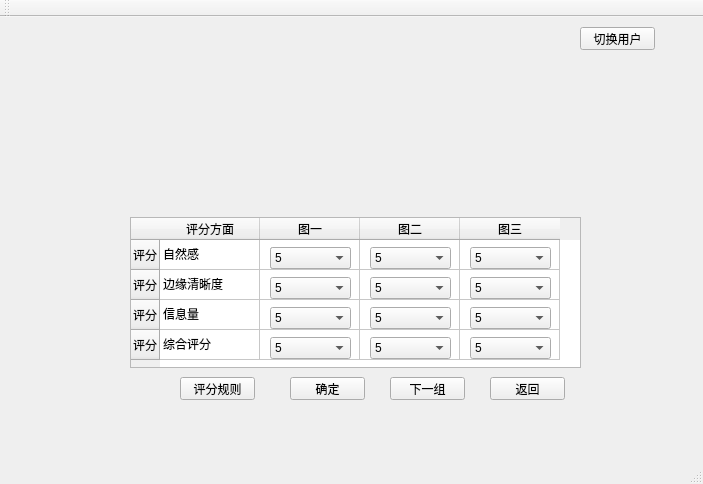
<?xml version="1.0" encoding="UTF-8"?>
<ui version="4.0">
 <class>MainWindow</class>
 <widget class="QMainWindow" name="MainWindow">
  <property name="geometry">
   <rect>
    <x>0</x>
    <y>0</y>
    <width>703</width>
    <height>484</height>
   </rect>
  </property>
  <property name="windowTitle">
   <string>MainWindow</string>
  </property>
  <widget class="QWidget" name="centralWidget">
   <widget class="QTableWidget" name="tableWidget">
    <property name="geometry">
     <rect>
      <x>130</x>
      <y>200</y>
      <width>451</width>
      <height>151</height>
     </rect>
    </property>
    <row>
     <property name="text">
      <string>评分</string>
     </property>
    </row>
    <row>
     <property name="text">
      <string>评分</string>
     </property>
    </row>
    <row>
     <property name="text">
      <string>评分</string>
     </property>
    </row>
    <row>
     <property name="text">
      <string>评分</string>
     </property>
    </row>
    <column>
     <property name="text">
      <string>评分方面</string>
     </property>
    </column>
    <column>
     <property name="text">
      <string>图一</string>
     </property>
    </column>
    <column>
     <property name="text">
      <string>图二</string>
     </property>
    </column>
    <column>
     <property name="text">
      <string>图三</string>
     </property>
    </column>
    <item row="0" column="0">
     <property name="text">
      <string>自然感</string>
     </property>
    </item>
    <item row="1" column="0">
     <property name="text">
      <string>边缘清晰度</string>
     </property>
    </item>
    <item row="1" column="1">
     <property name="text">
      <string/>
     </property>
    </item>
    <item row="2" column="0">
     <property name="text">
      <string>信息量</string>
     </property>
    </item>
    <item row="3" column="0">
     <property name="text">
      <string>综合评分</string>
     </property>
    </item>
   </widget>
   <widget class="QPushButton" name="btn5">
    <property name="geometry">
     <rect>
      <x>290</x>
      <y>360</y>
      <width>75</width>
      <height>23</height>
     </rect>
    </property>
    <property name="text">
     <string>确定</string>
    </property>
   </widget>
   <widget class="QPushButton" name="btn6">
    <property name="geometry">
     <rect>
      <x>180</x>
      <y>360</y>
      <width>75</width>
      <height>23</height>
     </rect>
    </property>
    <property name="text">
     <string>评分规则</string>
    </property>
   </widget>
   <widget class="QPushButton" name="btn7">
    <property name="geometry">
     <rect>
      <x>390</x>
      <y>360</y>
      <width>75</width>
      <height>23</height>
     </rect>
    </property>
    <property name="text">
     <string>下一组</string>
    </property>
   </widget>
   <widget class="QPushButton" name="btn8">
    <property name="geometry">
     <rect>
      <x>490</x>
      <y>360</y>
      <width>75</width>
      <height>23</height>
     </rect>
    </property>
    <property name="text">
     <string>返回</string>
    </property>
   </widget>
   <widget class="QPushButton" name="btn9">
    <property name="geometry">
     <rect>
      <x>580</x>
      <y>10</y>
      <width>75</width>
      <height>23</height>
     </rect>
    </property>
    <property name="text">
     <string>切换用户</string>
    </property>
   </widget>
   <widget class="QComboBox" name="comboBox">
    <property name="geometry">
     <rect>
      <x>270</x>
      <y>230</y>
      <width>81</width>
      <height>22</height>
     </rect>
    </property>
    <item>
     <property name="text">
      <string>A</string>
     </property>
    </item>
    <item>
     <property name="text">
      <string>B</string>
     </property>
    </item>
    <item>
     <property name="text">
      <string>C</string>
     </property>
    </item>
    <item>
     <property name="text">
      <string>D</string>
     </property>
    </item>
    <item>
     <property name="text">
      <string>E</string>
     </property>
    </item>
   </widget>
   <widget class="QLabel" name="label2">
    <property name="geometry">
     <rect>
      <x>120</x>
      <y>50</y>
      <width>121</width>
      <height>121</height>
     </rect>
    </property>
    <property name="text">
     <string/>
    </property>
    <property name="scaledContents">
     <bool>true</bool>
    </property>
   </widget>
   <widget class="QLabel" name="label3">
    <property name="geometry">
     <rect>
      <x>290</x>
      <y>50</y>
      <width>121</width>
      <height>121</height>
     </rect>
    </property>
    <property name="text">
     <string/>
    </property>
    <property name="scaledContents">
     <bool>true</bool>
    </property>
   </widget>
   <widget class="QComboBox" name="comboBox2">
    <property name="geometry">
     <rect>
      <x>270</x>
      <y>260</y>
      <width>81</width>
      <height>22</height>
     </rect>
    </property>
    <item>
     <property name="text">
      <string>5</string>
     </property>
    </item>
    <item>
     <property name="text">
      <string>4</string>
     </property>
    </item>
    <item>
     <property name="text">
      <string>3</string>
     </property>
    </item>
    <item>
     <property name="text">
      <string>2</string>
     </property>
    </item>
    <item>
     <property name="text">
      <string>1</string>
     </property>
    </item>
   </widget>
   <widget class="QComboBox" name="comboBox5">
    <property name="geometry">
     <rect>
      <x>370</x>
      <y>230</y>
      <width>81</width>
      <height>22</height>
     </rect>
    </property>
    <item>
     <property name="text">
      <string>5</string>
     </property>
    </item>
    <item>
     <property name="text">
      <string>4</string>
     </property>
    </item>
    <item>
     <property name="text">
      <string>3</string>
     </property>
    </item>
    <item>
     <property name="text">
      <string>2</string>
     </property>
    </item>
    <item>
     <property name="text">
      <string>1</string>
     </property>
    </item>
   </widget>
   <widget class="QComboBox" name="comboBox6">
    <property name="geometry">
     <rect>
      <x>370</x>
      <y>260</y>
      <width>81</width>
      <height>22</height>
     </rect>
    </property>
    <item>
     <property name="text">
      <string>5</string>
     </property>
    </item>
    <item>
     <property name="text">
      <string>4</string>
     </property>
    </item>
    <item>
     <property name="text">
      <string>3</string>
     </property>
    </item>
    <item>
     <property name="text">
      <string>2</string>
     </property>
    </item>
    <item>
     <property name="text">
      <string>1</string>
     </property>
    </item>
   </widget>
   <widget class="QComboBox" name="comboBox9">
    <property name="geometry">
     <rect>
      <x>470</x>
      <y>230</y>
      <width>81</width>
      <height>22</height>
     </rect>
    </property>
    <item>
     <property name="text">
      <string>5</string>
     </property>
    </item>
    <item>
     <property name="text">
      <string>4</string>
     </property>
    </item>
    <item>
     <property name="text">
      <string>3</string>
     </property>
    </item>
    <item>
     <property name="text">
      <string>2</string>
     </property>
    </item>
    <item>
     <property name="text">
      <string>1</string>
     </property>
    </item>
   </widget>
   <widget class="QComboBox" name="comboBox_6">
    <property name="geometry">
     <rect>
      <x>470</x>
      <y>260</y>
      <width>81</width>
      <height>22</height>
     </rect>
    </property>
    <item>
     <property name="text">
      <string>A</string>
     </property>
    </item>
    <item>
     <property name="text">
      <string>B</string>
     </property>
    </item>
    <item>
     <property name="text">
      <string>C</string>
     </property>
    </item>
    <item>
     <property name="text">
      <string>D</string>
     </property>
    </item>
    <item>
     <property name="text">
      <string>E</string>
     </property>
    </item>
   </widget>
   <widget class="QComboBox" name="comboBox1">
    <property name="geometry">
     <rect>
      <x>270</x>
      <y>230</y>
      <width>81</width>
      <height>22</height>
     </rect>
    </property>
    <item>
     <property name="text">
      <string>5</string>
     </property>
    </item>
    <item>
     <property name="text">
      <string>4</string>
     </property>
    </item>
    <item>
     <property name="text">
      <string>3</string>
     </property>
    </item>
    <item>
     <property name="text">
      <string>2</string>
     </property>
    </item>
    <item>
     <property name="text">
      <string>1</string>
     </property>
    </item>
   </widget>
   <widget class="QComboBox" name="comboBox10">
    <property name="geometry">
     <rect>
      <x>470</x>
      <y>260</y>
      <width>81</width>
      <height>22</height>
     </rect>
    </property>
    <item>
     <property name="text">
      <string>5</string>
     </property>
    </item>
    <item>
     <property name="text">
      <string>4</string>
     </property>
    </item>
    <item>
     <property name="text">
      <string>3</string>
     </property>
    </item>
    <item>
     <property name="text">
      <string>2</string>
     </property>
    </item>
    <item>
     <property name="text">
      <string>1</string>
     </property>
    </item>
   </widget>
   <widget class="QComboBox" name="comboBox12">
    <property name="geometry">
     <rect>
      <x>470</x>
      <y>320</y>
      <width>81</width>
      <height>22</height>
     </rect>
    </property>
    <item>
     <property name="text">
      <string>5</string>
     </property>
    </item>
    <item>
     <property name="text">
      <string>4</string>
     </property>
    </item>
    <item>
     <property name="text">
      <string>3</string>
     </property>
    </item>
    <item>
     <property name="text">
      <string>2</string>
     </property>
    </item>
    <item>
     <property name="text">
      <string>1</string>
     </property>
    </item>
   </widget>
   <widget class="QComboBox" name="comboBox11">
    <property name="geometry">
     <rect>
      <x>470</x>
      <y>290</y>
      <width>81</width>
      <height>22</height>
     </rect>
    </property>
    <item>
     <property name="text">
      <string>5</string>
     </property>
    </item>
    <item>
     <property name="text">
      <string>4</string>
     </property>
    </item>
    <item>
     <property name="text">
      <string>3</string>
     </property>
    </item>
    <item>
     <property name="text">
      <string>2</string>
     </property>
    </item>
    <item>
     <property name="text">
      <string>1</string>
     </property>
    </item>
   </widget>
   <widget class="QComboBox" name="comboBox8">
    <property name="geometry">
     <rect>
      <x>370</x>
      <y>320</y>
      <width>81</width>
      <height>22</height>
     </rect>
    </property>
    <item>
     <property name="text">
      <string>5</string>
     </property>
    </item>
    <item>
     <property name="text">
      <string>4</string>
     </property>
    </item>
    <item>
     <property name="text">
      <string>3</string>
     </property>
    </item>
    <item>
     <property name="text">
      <string>2</string>
     </property>
    </item>
    <item>
     <property name="text">
      <string>1</string>
     </property>
    </item>
   </widget>
   <widget class="QComboBox" name="comboBox7">
    <property name="geometry">
     <rect>
      <x>370</x>
      <y>290</y>
      <width>81</width>
      <height>22</height>
     </rect>
    </property>
    <item>
     <property name="text">
      <string>5</string>
     </property>
    </item>
    <item>
     <property name="text">
      <string>4</string>
     </property>
    </item>
    <item>
     <property name="text">
      <string>3</string>
     </property>
    </item>
    <item>
     <property name="text">
      <string>2</string>
     </property>
    </item>
    <item>
     <property name="text">
      <string>1</string>
     </property>
    </item>
   </widget>
   <widget class="QComboBox" name="comboBox3">
    <property name="geometry">
     <rect>
      <x>270</x>
      <y>290</y>
      <width>81</width>
      <height>22</height>
     </rect>
    </property>
    <item>
     <property name="text">
      <string>5</string>
     </property>
    </item>
    <item>
     <property name="text">
      <string>4</string>
     </property>
    </item>
    <item>
     <property name="text">
      <string>3</string>
     </property>
    </item>
    <item>
     <property name="text">
      <string>2</string>
     </property>
    </item>
    <item>
     <property name="text">
      <string>1</string>
     </property>
    </item>
   </widget>
   <widget class="QComboBox" name="comboBox4">
    <property name="geometry">
     <rect>
      <x>270</x>
      <y>320</y>
      <width>81</width>
      <height>22</height>
     </rect>
    </property>
    <item>
     <property name="text">
      <string>5</string>
     </property>
    </item>
    <item>
     <property name="text">
      <string>4</string>
     </property>
    </item>
    <item>
     <property name="text">
      <string>3</string>
     </property>
    </item>
    <item>
     <property name="text">
      <string>2</string>
     </property>
    </item>
    <item>
     <property name="text">
      <string>1</string>
     </property>
    </item>
   </widget>
   <widget class="QLabel" name="label4">
    <property name="geometry">
     <rect>
      <x>460</x>
      <y>50</y>
      <width>121</width>
      <height>121</height>
     </rect>
    </property>
    <property name="text">
     <string/>
    </property>
    <property name="scaledContents">
     <bool>true</bool>
    </property>
   </widget>
  </widget>
  <widget class="QToolBar" name="mainToolBar">
   <attribute name="toolBarArea">
    <enum>TopToolBarArea</enum>
   </attribute>
   <attribute name="toolBarBreak">
    <bool>false</bool>
   </attribute>
  </widget>
  <widget class="QStatusBar" name="statusBar"/>
 </widget>
 <layoutdefault spacing="6" margin="11"/>
 <resources/>
 <connections/>
</ui>
